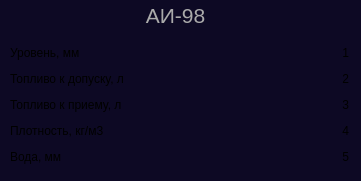
                      <widget class="QFrame" name="rezervuar1_5">
                       <property name="geometry">
                        <rect>
                         <x>800</x>
                         <y>190</y>
                         <width>361</width>
                         <height>181</height>
                        </rect>
                       </property>
                       <property name="styleSheet">
                        <string notr="true">QFrame {
	background-color: rgb(13, 9, 36);
	border: none;
	border-radius: 12px;
}</string>
                       </property>
                       <property name="frameShape">
                        <enum>QFrame::Shape::NoFrame</enum>
                       </property>
                       <property name="frameShadow">
                        <enum>QFrame::Shadow::Raised</enum>
                       </property>
                       <layout class="QVBoxLayout" name="verticalLayout_30" stretch="0,0">
                        <property name="spacing">
                         <number>5</number>
                        </property>
                        <property name="leftMargin">
                         <number>0</number>
                        </property>
                        <property name="topMargin">
                         <number>0</number>
                        </property>
                        <property name="rightMargin">
                         <number>0</number>
                        </property>
                        <property name="bottomMargin">
                         <number>0</number>
                        </property>
                        <item>
                         <widget class="QFrame" name="frame_46">
                          <property name="minimumSize">
                           <size>
                            <width>0</width>
                            <height>30</height>
                           </size>
                          </property>
                          <property name="maximumSize">
                           <size>
                            <width>16777215</width>
                            <height>30</height>
                           </size>
                          </property>
                          <property name="styleSheet">
                           <string notr="true"/>
                          </property>
                          <property name="frameShape">
                           <enum>QFrame::Shape::NoFrame</enum>
                          </property>
                          <property name="frameShadow">
                           <enum>QFrame::Shadow::Raised</enum>
                          </property>
                          <layout class="QHBoxLayout" name="horizontalLayout_26">
                           <property name="spacing">
                            <number>0</number>
                           </property>
                           <property name="leftMargin">
                            <number>0</number>
                           </property>
                           <property name="topMargin">
                            <number>0</number>
                           </property>
                           <property name="rightMargin">
                            <number>10</number>
                           </property>
                           <property name="bottomMargin">
                            <number>0</number>
                           </property>
                           <item>
                            <widget class="QLabel" name="label_26">
                             <property name="minimumSize">
                              <size>
                               <width>211</width>
                               <height>0</height>
                              </size>
                             </property>
                             <property name="maximumSize">
                              <size>
                               <width>16777215</width>
                               <height>16777215</height>
                              </size>
                             </property>
                             <property name="font">
                              <font>
                               <family>Segoe UI</family>
                               <pointsize>16</pointsize>
                               <italic>false</italic>
                               <fontweight>Black</fontweight>
                              </font>
                             </property>
                             <property name="layoutDirection">
                              <enum>Qt::LayoutDirection::LeftToRight</enum>
                             </property>
                             <property name="styleSheet">
                              <string notr="true">color: rgb(170, 170, 170);
font: 900 16pt &quot;Segoe UI&quot;;
  margin-left: auto;
  margin-right: auto;</string>
                             </property>
                             <property name="text">
                              <string>АИ-98</string>
                             </property>
                             <property name="alignment">
                              <set>Qt::AlignmentFlag::AlignCenter</set>
                             </property>
                             <property name="margin">
                              <number>-9</number>
                             </property>
                            </widget>
                           </item>
                          </layout>
                         </widget>
                        </item>
                        <item>
                         <widget class="QFrame" name="frame_47">
                          <property name="styleSheet">
                           <string notr="true">background-color: rgb(13, 9, 36);</string>
                          </property>
                          <property name="frameShape">
                           <enum>QFrame::Shape::Panel</enum>
                          </property>
                          <property name="frameShadow">
                           <enum>QFrame::Shadow::Raised</enum>
                          </property>
                          <layout class="QHBoxLayout" name="horizontalLayout_27" stretch="0">
                           <property name="spacing">
                            <number>0</number>
                           </property>
                           <property name="leftMargin">
                            <number>0</number>
                           </property>
                           <property name="topMargin">
                            <number>0</number>
                           </property>
                           <property name="rightMargin">
                            <number>0</number>
                           </property>
                           <property name="bottomMargin">
                            <number>0</number>
                           </property>
                           <item>
                            <widget class="QFrame" name="frame_48">
                             <property name="styleSheet">
                              <string notr="true"/>
                             </property>
                             <property name="frameShape">
                              <enum>QFrame::Shape::NoFrame</enum>
                             </property>
                             <property name="frameShadow">
                              <enum>QFrame::Shadow::Raised</enum>
                             </property>
                             <widget class="QLabel" name="label_9">
                              <property name="geometry">
                               <rect>
                                <x>10</x>
                                <y>-20</y>
                                <width>131</width>
                                <height>181</height>
                               </rect>
                              </property>
                              <property name="text">
                               <string>&lt;html&gt;&lt;head/&gt;&lt;body&gt;&lt;p&gt;Уровень, мм&lt;/p&gt;&lt;p&gt;Топливо к допуску, л&lt;/p&gt;&lt;p&gt;Топливо к приему, л&lt;/p&gt;&lt;p&gt;Плотность, кг/м3&lt;/p&gt;&lt;p&gt;Вода, мм&lt;/p&gt;&lt;/body&gt;&lt;/html&gt;</string>
                              </property>
                             </widget>
                             <widget class="QLabel" name="label_10">
                              <property name="geometry">
                               <rect>
                                <x>300</x>
                                <y>0</y>
                                <width>49</width>
                                <height>141</height>
                               </rect>
                              </property>
                              <property name="text">
                               <string>&lt;html&gt;&lt;head/&gt;&lt;body&gt;&lt;p align=&quot;right&quot;&gt;1&lt;/p&gt;&lt;p align=&quot;right&quot;&gt;2&lt;/p&gt;&lt;p align=&quot;right&quot;&gt;3&lt;/p&gt;&lt;p align=&quot;right&quot;&gt;4&lt;/p&gt;&lt;p align=&quot;right&quot;&gt;5&lt;/p&gt;&lt;/body&gt;&lt;/html&gt;</string>
                              </property>
                             </widget>
                            </widget>
                           </item>
                          </layout>
                         </widget>
                        </item>
                       </layout>
                      </widget>
